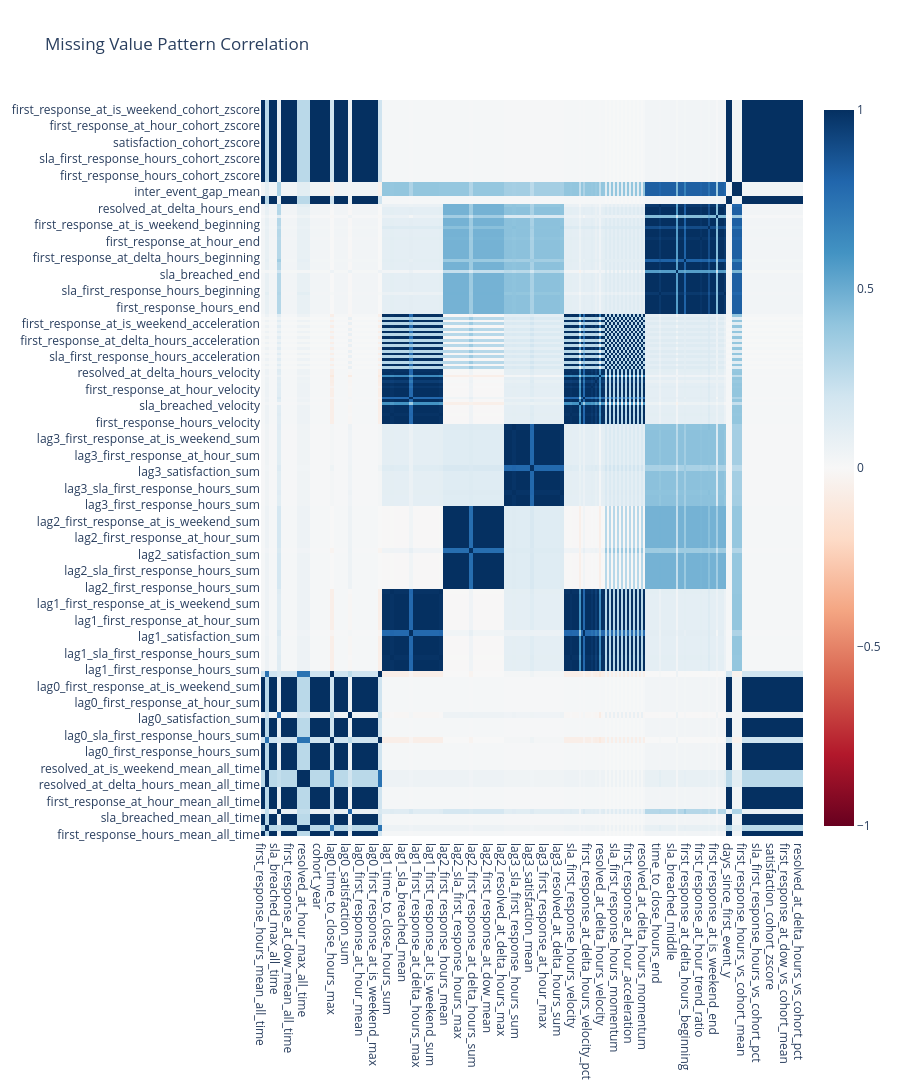

The code cell stored with this chart in its notebook:
### Markdown cell above
## 2.6 Missing Value Patterns

**📖 How to Read the Correlation Heatmap:**
- **Correlation = 1.0**: Columns always missing together (same rows)
- **Correlation > 0.5**: Strong pattern - investigate the relationship
- **Correlation ≈ 0**: Independent missing patterns (MCAR likely)

### Code cell
missing_matrix = df.isnull()
missing_correlations = to_pandas(missing_matrix.corr())

cols_with_missing = [col for col in df.columns if df[col].isnull().any()]
if len(cols_with_missing) > 1:
    print("Missing Value Correlations (MCAR vs MAR analysis):")
    fig = charts.heatmap(
        missing_correlations.loc[cols_with_missing, cols_with_missing].to_numpy(),
        x_labels=cols_with_missing,
        y_labels=cols_with_missing,
        title="Missing Value Pattern Correlation"
    )
    display_figure(fig)

### Figure 1 — Plotly figure (JSON) as saved in the notebook; plotly's stock layout.template omitted (floating-point values rounded to 4 significant figures; data arrays with more than 128 entries replaced by an {"elided": "..."} marker saying what was removed)
{"data": [{"colorscale": [[0.0, "rgb(103,0,31)"], [0.1, "rgb(178,24,43)"], [0.2, "rgb(214,96,77)"], [0.3, "rgb(244,165,130)"], [0.4, "rgb(253,219,199)"], [0.5, "rgb(247,247,247)"], [0.6, "rgb(209,229,240)"], [0.7, "rgb(146,197,222)"], [0.8, "rgb(67,147,195)"], [0.9, "rgb(33,102,172)"], [1.0, "rgb(5,48,97)"]], "type": "heatmap", "x": {"elided": "268 str values"}, "y": {"elided": "268 str values"}, "z": {"elided": "268x268 float values"}, "zmid": 0}], "layout": {"height": 6700, "title": {"text": "Missing Value Pattern Correlation"}}}
